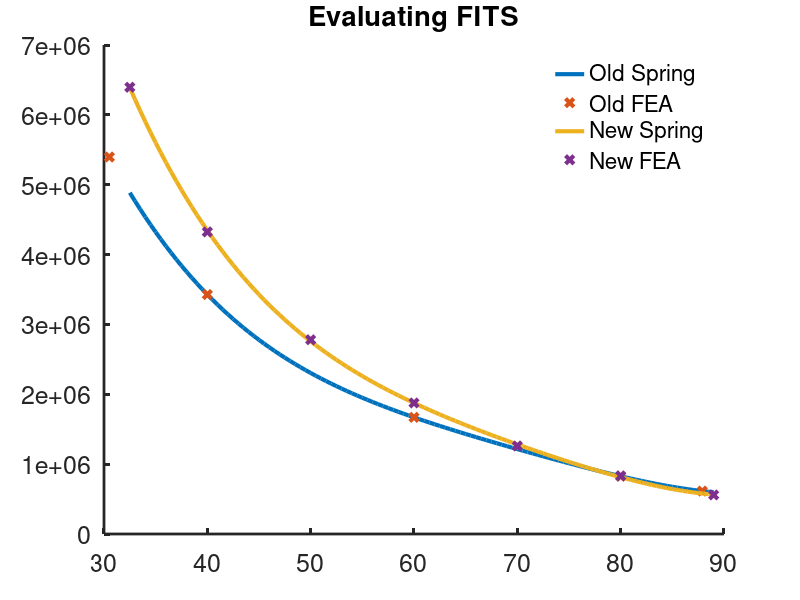
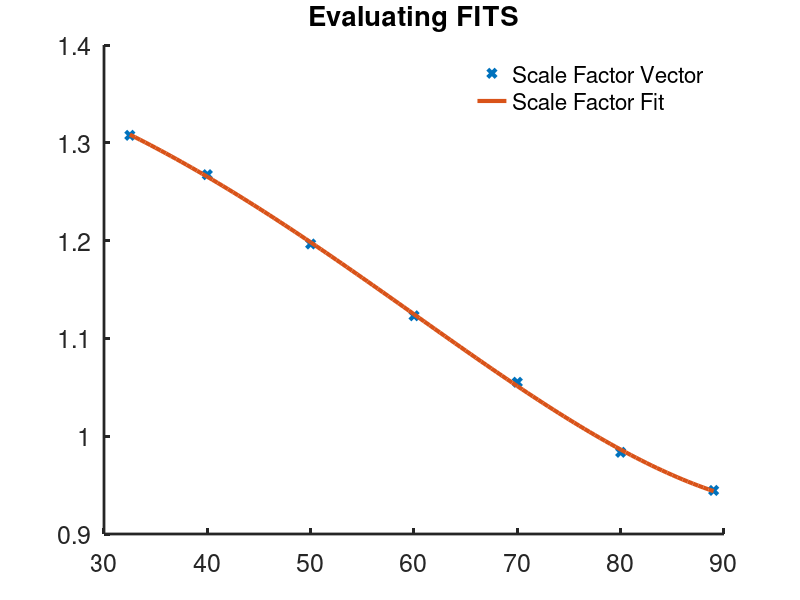

The MATLAB script that drew these images, in order: (Note: this script raises an error after producing the figures.)
%% READ ME
%put this code in the folder of the data you want to process
%% 
clear
close all

%Configurables
toe_end = 0.8; %0.6 [mm]
%% VSO
spring_1 = 0;
spring_2 = 0;
spring_3 = 0;
spring_4 = 1;
if(spring_1) %Spring that was tested
    x_FEA = [87.9 80 60 40 30.52];
    k_FEA = [0.614251 0.82713 1.67 3.42818 5.39665]*10^6;
end
if(spring_2)
    x_FEA = [87.9 80 60 40 30.52];
    k_FEA = [0.762195 1.07681 2.24215 4.84183 7.85916]*10^6;
end
if(spring_3) %5mm base pg6
    x_FEA = [89 80 70 60 50 40 32.5];
    k_FEA = [0.716888 1.04135 1.54093 2.24681 3.28091 5.04593 7.37265]*10^6;
end
if(spring_4) %4mm base pg6
    x_FEA = [89 80 70 60 50 40 32.5];
    k_FEA = [0.559594 0.831758 1.26011 1.87619 2.78044 4.3241 6.39535]*10^6;
end

%Fit
max_perc = ((x_FEA(1)-x_FEA(end))/(x_FEA(1)-30.52))*100;
titanium = polyfit(x_FEA,k_FEA,3);
x_titan = x_FEA(1):-0.5:x_FEA(end);
k_titan = polyval(titanium,x_titan);
%Percentage
titan_percent = 0:(max_perc/(length(x_titan)-1)):max_perc;
k_titan_percent = k_titan./10^6;

%New Spring Fit
new_spring_fit = polyfit(x_FEA,k_FEA,4);
new_spring = polyval(new_spring_fit,x_titan);

%Old Spring Fit
x_FEA_old = [87.9 80 60 40 30.52];
k_FEA_old = [0.614251 0.82713 1.67 3.42818 5.39665]*10^6;
old_spring_fit = polyfit(x_FEA_old,k_FEA_old,4);
old_spring = polyval(old_spring_fit,x_titan);

SF_vec = polyval(new_spring_fit,x_FEA)./polyval(old_spring_fit,x_FEA);


%SF Fit
SF_fit = polyfit(x_FEA,SF_vec,4);
SF = polyval(SF_fit,x_titan);


figure(4)
hold on
plot(x_titan,old_spring,'linewidth',3)
plot(x_FEA_old,k_FEA_old,'x','linewidth',3)
plot(x_titan,new_spring,'linewidth',3)
plot(x_FEA,k_FEA,'x','linewidth',3)
set(gcf,'color','w'); set(gca,'FontSize',18); set(gca,'linewidth',2)
title('Evaluating FITS')
legend('Old Spring','Old FEA','New Spring','New FEA')
legend box off

figure(5)
hold on
plot(x_FEA,SF_vec,'x','linewidth',3)
plot(x_titan,SF,'linewidth',3)
set(gcf,'color','w'); set(gca,'FontSize',18); set(gca,'linewidth',2)
title('Evaluating FITS')
legend('Scale Factor Vector','Scale Factor Fit')
legend box off


%% Characterization
conditions = ["10" "20" "30" "40" "50" "60" "70" "80" "90"];
%colors = [[1, 1, 0]; [1, 0, 1]; [0, 1, 1]; [1, 0, 0]; [0, 1, 0]; [0, 0, 1]; [1, 1, 1]; [0, 0, 0]];
conditions_mm = ((double(conditions)./100*(x_FEA_old(1)-x_FEA_old(end)))+30.52); %Keep this 30.52 because old prototype went to this position
color_end = [255 0 0]./255;
color_start = [255 230 230]./255;
%colors = [1 0 0];
q = 6;
color_ramp = 230/q;
colors_ramp_2 = 140/(9-q);

for j=1:9
    if(j<=q)
        color_beginning = color_start+[0 -color_ramp*j -color_ramp*j]./255;
        colors = color_beginning;
    else
        j
        -colors_ramp_2*(j-q)/255
        colors_end = color_beginning+[-colors_ramp_2*(j-q) 0 0]./255;
        colors = colors_end
    end
    %--------------------
    test = readtable(strcat(convertStringsToChars(conditions(j)),'.txt'));
    time = table2array(test(:,1));
    extension = -1*table2array(test(:,2));
    load = -1*table2array(test(:,3));
    figure(1)
    hold on
    %plot(extension,load)
    
    for i=1:length(extension)
        monotonic = extension(i+1)-extension(i);
        if(monotonic<0)
            max_deflect = i;
            break
        end
    end
    extension = extension(1:max_deflect-5);
    load = load(1:max_deflect-5);
    figure(1)
    hold on
    plot(extension(extension>toe_end),load(extension>toe_end),'Color',colors,'linewidth',2)
    k_fit = polyfit(extension(extension>toe_end),load(extension>toe_end),1);
    plot(extension(extension>toe_end),polyval(k_fit,extension(extension>toe_end)),'Color',colors,'linewidth',1)
    k(j) = k_fit(1);
end
xlabel('Spring Displacement [mm]'); ylabel('Force [kN]'); title('VSO Instron Characterization');
set(gcf,'color','w'); set(gca,'FontSize',18); set(gca,'linewidth',2)
%-----------------------------------------------------
SF_expected  =flip(polyval(SF_fit,conditions_mm));
k_scaled = k.*SF_expected
%----------------------Plot Spring FEA------------------------------------
figure(2)
hold on 
plot(titan_percent,k_titan_percent,'Color','b','Linewidth',3)
plot(double(conditions),k,'linewidth',3)
plot(double(conditions),k_scaled,'linewidth',3)
titan_percent = 0:(100/(length(x_FEA)-1)):100;
%xline(48,'--')
%plot(titan_percent,k_FEA/10^6,'Linewidth',4)
xlabel('Slider Percentage'); ylabel('Translational Stiffness [kN/mm]'); title('Spring Stiffness');
set(gcf,'color','w'); set(gca,'FontSize',18); set(gca,'linewidth',2)
legend('VSO FEA','VSO Characterization','VSO Scaled','Instron Compliance','Both')
legend box off
%axis([0,100,0,2.9])
hold off


%% fea2reailty fit
instron_spring_fit = polyfit(double(flip(conditions_mm)),k*10^6,4); %old spring instron
SF2_vec = polyval(instron_spring_fit,x_FEA)./polyval(old_spring_fit,x_FEA); %old instron/ old FEA
fea2reality = polyfit(x_FEA,SF2_vec,5); 
SF2 = polyval(fea2reality,x_titan);
SF2_expected  =polyval(fea2reality,double(flip(conditions_mm)));
k_fea2reality = polyval(new_spring_fit,double(flip(conditions_mm)))./10^6.*SF2_expected; %old instron*(old instron/ old FEA)

figure(81)
hold on
plot(double(conditions),k_scaled,'linewidth',3)
plot(double(conditions),k_fea2reality,'linewidth',3)

figure(82)
hold on
plot(x_FEA,SF2_vec,'x','linewidth',3)
plot(x_titan,SF2,'linewidth',3)
set(gcf,'color','w'); set(gca,'FontSize',18); set(gca,'linewidth',2)
title('Evaluating FITS')
legend('Scale Factor Vector','Scale Factor Fit')
legend box off
